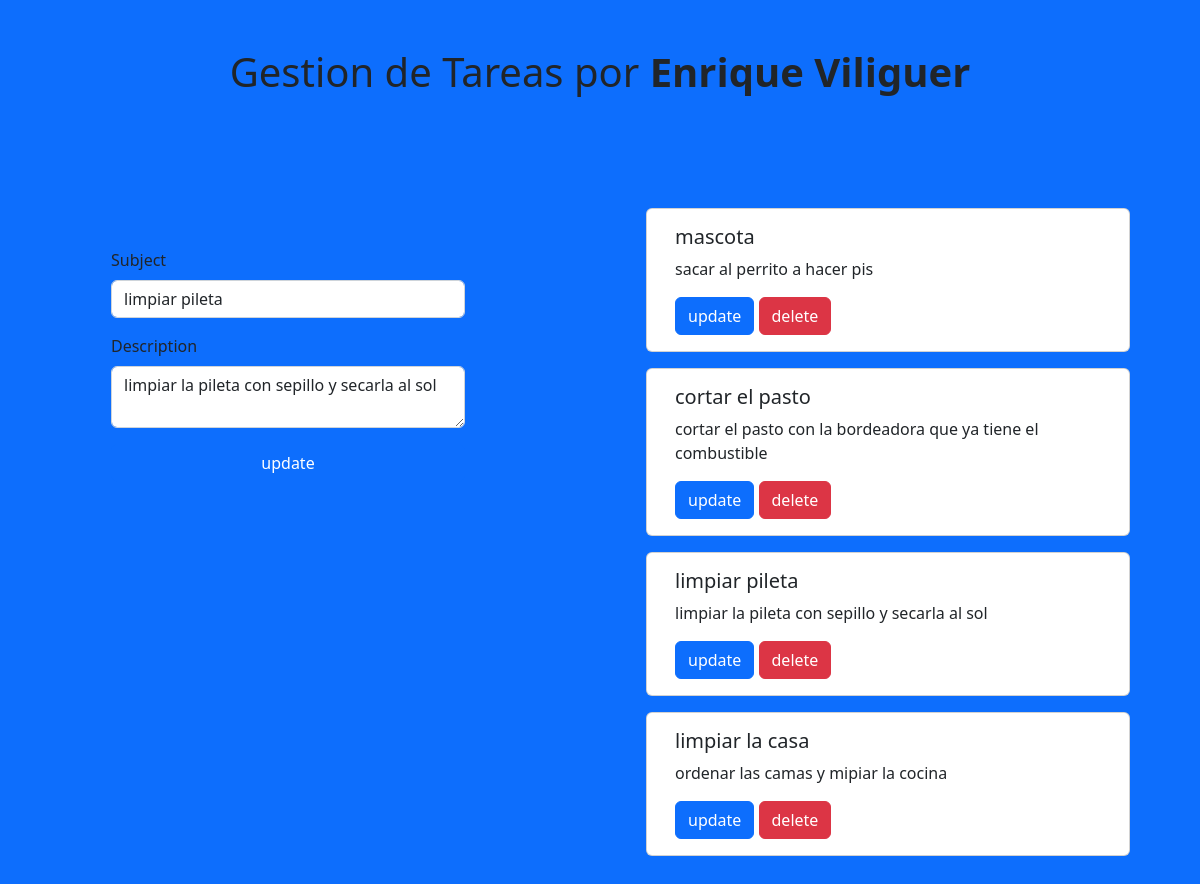
Screenshot of /update/2 with the database file from the repository.
### app/models.py (models this page shows)
class Tarea(models.Model):
    subject= models.CharField(max_length=100)
    description= models.CharField(max_length=200)
    def __str__(self):
        return self.subject

### app/views.py (the view)
# urls.py: path("update/<int:Tarea_id>",views.update_form, name="update_form"),
def update_form(request,Tarea_id):
     db_data = Tarea.objects.all()
     db_data_only = Tarea.objects.get(pk=Tarea_id)
     print (db_data_only)
     context ={
          "db_data":db_data[::-1],
          "update":db_data_only
     }
     return render(request,"app/index.html",context)

### app/templates/app/index.html (shortened to what this page needs)
<!DOCTYPE html>
<html lang="en">
<head>
    <link href="https://cdn.jsdelivr.net/npm/bootstrap@5.2.0-beta1/dist/css/bootstrap.min.css" rel="stylesheet">
</head>
<body class="bg-primary">
    <main class="container-fluid">
        <div class="row my-5">
            <h1 class="col text-center">Gestion de Tareas por <b>Enrique Viliguer</b></h1>
        </div>
        <div class="row justify-content-center py-5">
            <div class="col-6 row justify-content-center h-50 p-5">
                {% if update  %}
                <form class="w-75" method="post" action={% url "update" %} >
                    <div class="mb-3">
                        <label for="subject" class="form-label">Subject</label>
                        <input type="text" value="{{update.subject}}" class="form-control" name="subject" id="subject" aria-describedby="emailHelp">
                    </div>
                    <div class="mb-3">
                        <label for="description"  class="form-label">Description</label>
                        <textarea type="text" name="description" class="form-control"
                        id="description">{{ update.description}}</textarea >
                    </div>
                    <button type="submit" class="btn btn-primary w-100">update</button>
                </form>
            {% endif %}
            </div>
            <div class="col-5 container justify-content-center">
            {% for data in db_data %}
               <div class="row">
                <div class="card w-75 col m-2">
                    <div class="card-body">
                        <h5 class="card-title">{{ data.subject }}</h5>
                        <p class="card-text">{{ data.description }}</p>
                        <a href={% url "update_form" data.id %} class="btn btn-primary">update</a>
                        <a href={% url "delete" data.id %} class="btn btn-danger">delete</a>
                    </div>
                </div>
                </div>
            {% endfor %}
            </div>
        </div>
    </main>
</body>
</html>

### rows the page displays
Tarea: subject "limpiar pileta", description "limpiar la pileta con sepillo y secarla al sol"
Tarea: subject "mascota", description "sacar al perrito a hacer pis"
Tarea: subject "cortar el pasto", description "cortar el pasto con la bordeadora que ya tiene el combustible"
Tarea: subject "limpiar la casa", description "ordenar las camas y mipiar la cocina"
